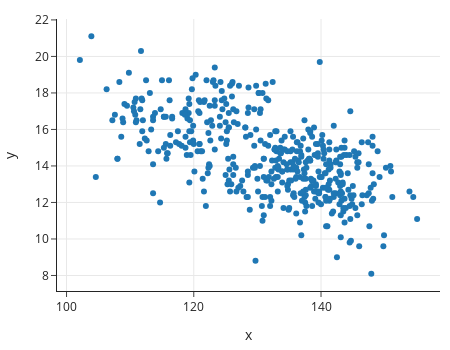

This figure's notebook cell:
### Markdown cell above
These two measurements are negatively correlated, meaning that the larger the crab, the less they grow when they molt. We plot the growth increment against the shell size to determine whether the relationship between these variables is roughly linear.

### Code cell
fig = px.scatter(y=crabs['inc'], x= crabs['shell'], 
                 width=450, height=350)

fig

### Figure 1 — Plotly figure (JSON) as saved in the notebook; plotly's stock layout.template omitted (floating-point values rounded to 4 significant figures; data arrays with more than 128 entries replaced by an {"elided": "..."} marker saying what was removed)
{"data": [{"hovertemplate": "x=%{x}<br>y=%{y}<extra></extra>", "legendgroup": "", "marker": {"color": "#1F77B4", "symbol": "circle"}, "mode": "markers", "name": "", "orientation": "v", "showlegend": false, "type": "scatter", "x": {"elided": "452 float values"}, "xaxis": "x", "y": {"elided": "452 float values"}, "yaxis": "y"}], "layout": {"height": 350, "legend": {"tracegroupgap": 0}, "width": 450, "xaxis": {"anchor": "y", "autorange": true, "domain": [0, 1], "range": [98.5, 158.7], "title": {"text": "x"}, "type": "linear"}, "yaxis": {"anchor": "x", "autorange": true, "domain": [0, 1], "range": [7.15, 22.05], "title": {"text": "y"}, "type": "linear"}}}
